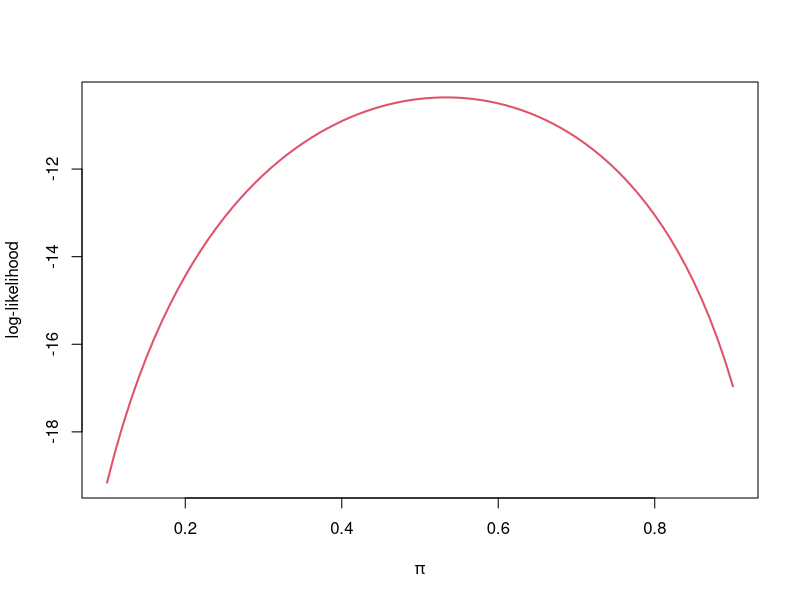
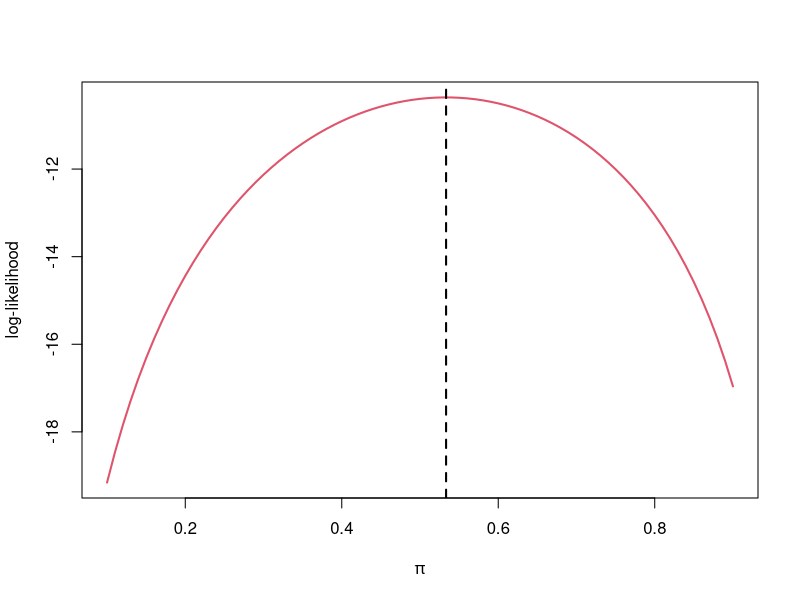
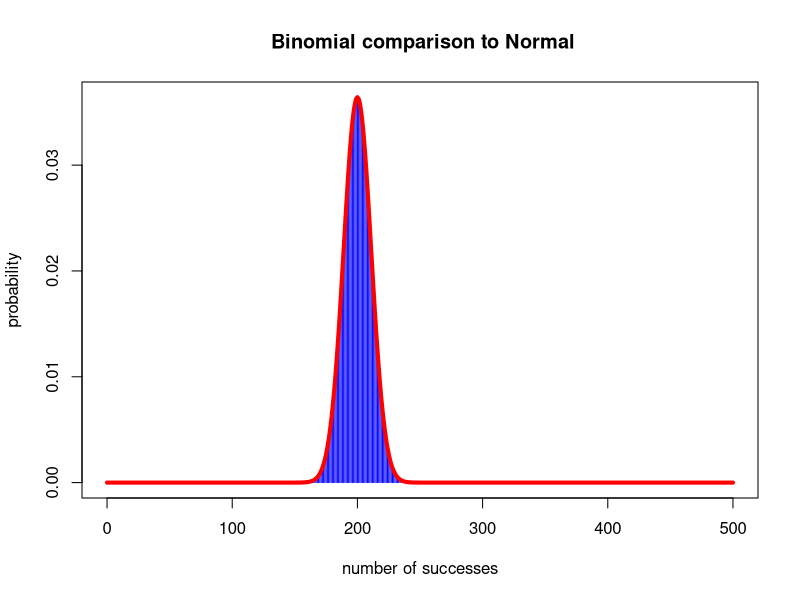
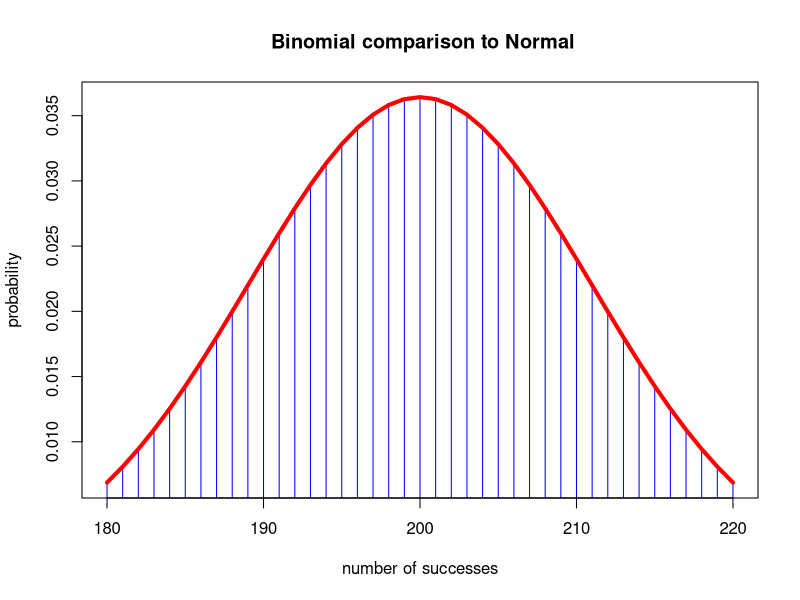

Reproduce these figures in R, in order.
## ---- chunk 1
library(dplyr)
## ---- chunk 2
set.seed(1)
(x <- rbinom(15, size = 1, prob = .5))

loglik <- function(pi, data) {
    sum(log(dbinom(data, size = 1, prob = pi)))
}

loglik(pi = .5, data = x) %>% round(3)
loglik(pi = .4, data = x) %>% round(3)
## ---- chunk 3
pis <- seq(0.1, 0.9, by = 0.01)
ll <- sapply(pis, loglik, data = x)
plot(pis, ll, type = 'l', col = 2, lwd = 2,
     xlab = expression(pi),
     ylab = 'log-likelihood')
## ---- chunk 4
plot(pis, ll, type = 'l', col = 2, lwd = 2,
     xlab = expression(pi),
     ylab = 'log-likelihood')
abline(v = mean(x), lty = 2, lwd = 2)
## ---- chunk 5
ciLimits <- function(y, n, alpha) {
    fl <- function(p) {
        pbinom(y - 1, n, p) - (1 - alpha/2)
    }
    fu <- function(p) {
        pbinom(y, n, p) - alpha/2
    }
    pl <- uniroot(fl, c(0.01, 0.99))
    pu <- uniroot(fu, c(0.01, 0.99))
    return(c(pl$root, pu$root))
}
## ---- chunk 6
ciLimits(y = 4, n = 15, alpha = 0.10) %>% round(3)
## ---- chunk 7
binom.test(x = 4, n = 15, conf.level = 0.90)
## ---- chunk 8
binom.test(4,15,conf.level=0.90, alternative="greater")
## ---- chunk 9
binom.test(4,15,conf.level=0.90, alternative="less")
## ---- chunk 10
plot(0:500, dbinom(0:500, 500, 0.4),
     type = "h",
     col = "blue",
     xlab = "number of successes",
     ylab = "probability",
     main = " Binomial comparison to Normal")
lines(0:500, dnorm(0:500, 200, sqrt(500 * 0.4 * 0.6)), lwd = 4, col = "red")
## ---- chunk 11
plot(180:220, dbinom(180:220, 500, 0.4), type = "h", col = "blue", xlab = "number of successes", 
    ylab = "probability", main = " Binomial comparison to Normal")
lines(180:220, dnorm(180:220, 200, sqrt(500 * 0.4 * 0.6)), lwd = 4, col = "red")
## ---- chunk 12
qnorm(0.025)
qnorm(0.975)
## ---- chunk 13
binom.test(212, 500, conf.level = 0.90)
## ---- chunk 14
(lower <- 0.424 - 1.645 * sqrt(0.424 * 0.576 / 500)) %>% round(3)
(upper <- 0.424 + 1.645 * sqrt(0.424 * 0.576 / 500)) %>% round(3)
## ---- chunk 15
(test <- prop.test(212, 500, conf.level = 0.90))
